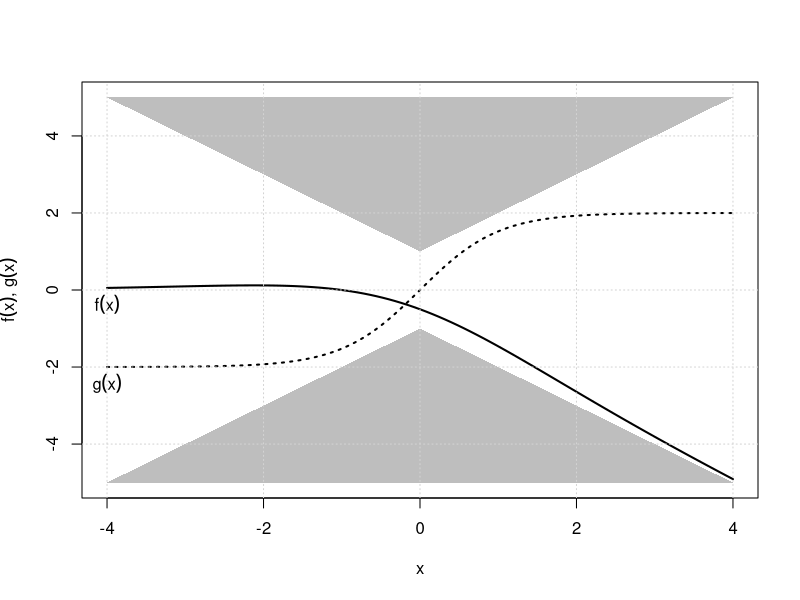

R code for this plot:
C <- 1

f <- function(x) -(x+1)*exp(x)/(1+exp(x))

g <- function(x) 2*tanh(x)


Xmax <- 4

bound <- function(x) C*(1+abs(x))

plot(Xmax*c(-1,1),c(-1,1)*bound(Xmax),type="n",xlab="x",ylab=expression(f(x)*", "*g(x)))

Xvec <- c(-Xmax,0,Xmax,Xmax,-Xmax)
Yvec <- c(bound(c(-Xmax,0,Xmax,Xmax,Xmax)))

polygon(Xvec,Yvec,border=NA,col="grey")
polygon(Xvec,-Yvec,border=NA,col="grey")

plot(f,from=-Xmax,to=Xmax,add=TRUE,lwd=2,lty=1)
plot(g,from=-Xmax,to=Xmax,add=TRUE,lwd=2,lty=3)

text(-Xmax,f(-Xmax),pos=1,expression(f(x)))
text(-Xmax,g(-Xmax),pos=1,expression(g(x)))

grid()

dev.copy2pdf(file="sector-bound.pdf")
